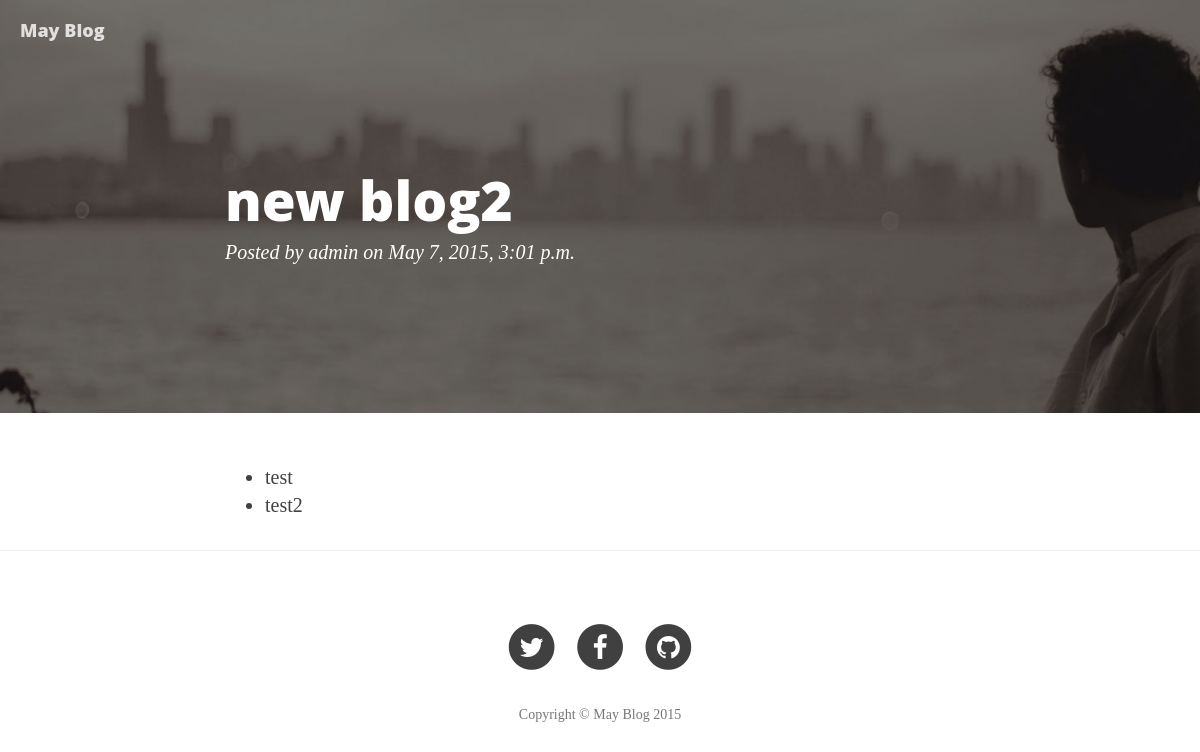
The app's page /post/2, older data.
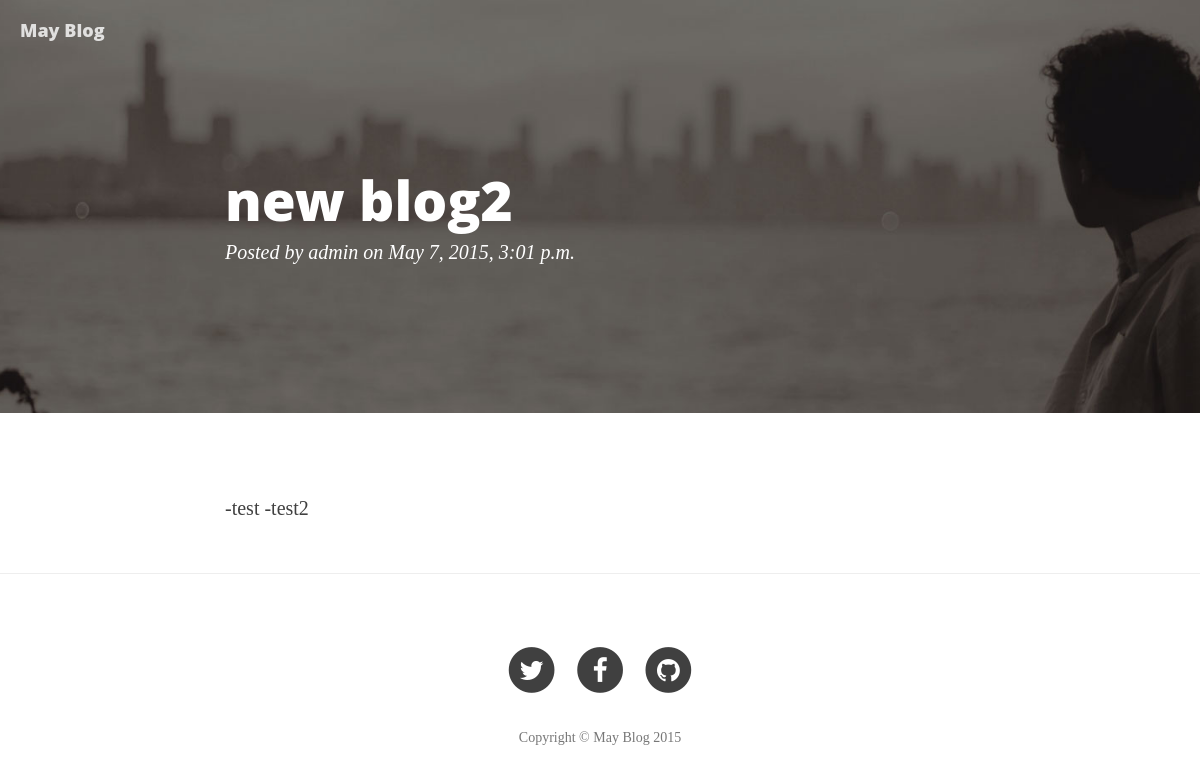
The same page, newer data.
### main/models.py (models this page shows, shortened)
class Post(models.Model):
    title = models.CharField(max_length=256, default='new blog')
    abstract = models.TextField(null=True, blank=True)
    raw = models.TextField()
    pub_time = models.DateTimeField(auto_now_add=True)
    update_time = models.DateTimeField(auto_now=True)
    content_html = models.TextField()
    author = models.ForeignKey(User)
    tags = models.ManyToManyField('Tag')
    catagory = models.ForeignKey('Catagory', null=True, blank=True)
    is_draft = models.BooleanField(default=False)

### main/views.py (the view)
# urls.py: url(r'^post/(?P<pk>[0-9]+)$', views.Post.as_view(), name='post'),
class Post(View):
    template_name = 'main/post.html'
    def get(self, request, pk):
        try:
            pk = int(pk)
            post = models.Post.objects.get(pk=pk)
        except models.Post.DoesNotExist:
            raise Http404
        data = {'post':post}
        return render(request, self.template_name, data)

### templates/main/post.html (shortened to what this page needs)
{% extends 'base.html' %}
{% load static %}
{% block header %}
<header class="intro-header" style="background-image: url('{% static 'img/about-bg.jpg' %} ')">
        <div class="container">
            <div class="row">
                <div class="col-lg-8 col-lg-offset-2 col-md-10 col-md-offset-1">
                    <div class="post-heading">
                        <h1>{{post.title}}</h1>
                        <span class="meta">Posted by <a href="#">{{post.author}}</a> on {{post.pub_time}}</span>
                    </div>
                </div>
            </div>
        </div>
    </header>
{% endblock %}
{% block main %}
    <article>
        <div class="container">
            <div class="row">
                <div class="col-lg-8 col-lg-offset-2 col-md-10 col-md-offset-1">
                    {{post.content_html|safe}}
                </div>
            </div>
        </div>
    </article>
    <hr>
{% endblock %}

Row changes from the older to the newer data that the page shows:
changed Post "new blog2": content_html "test test2" → "-test -test2"
